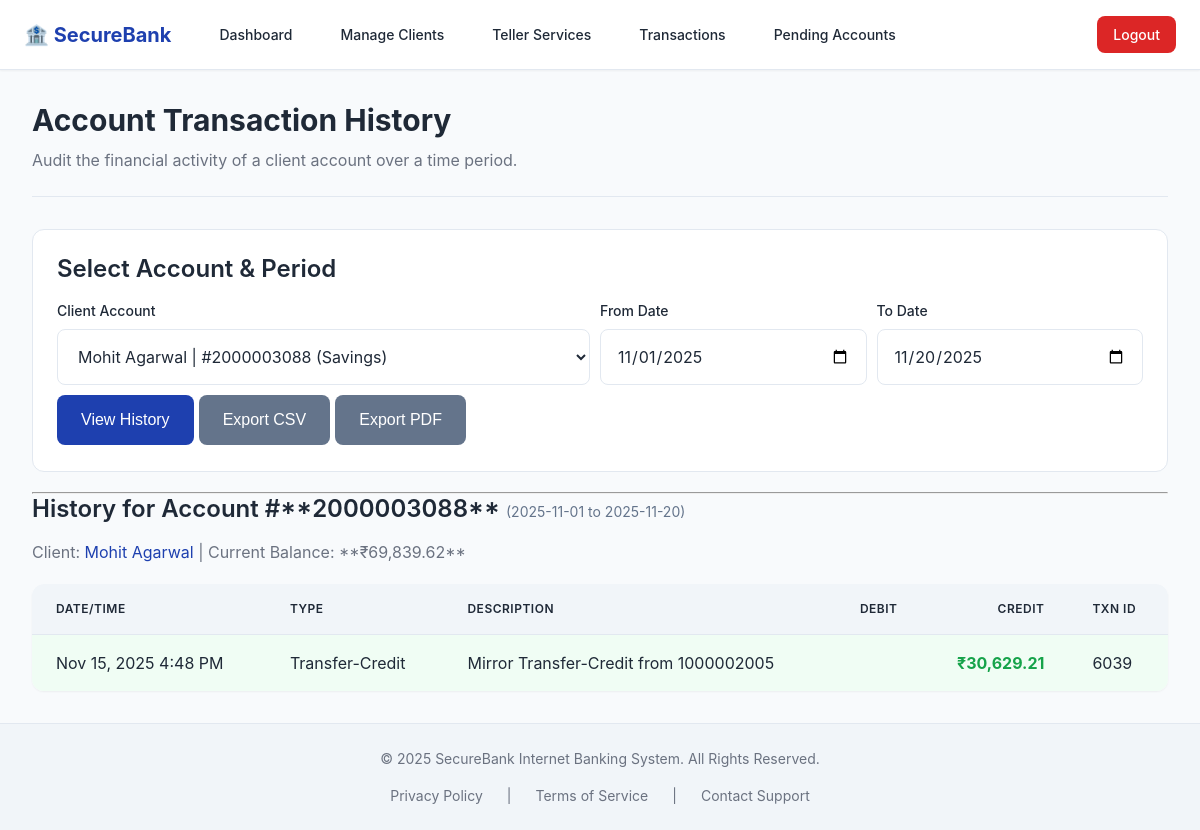
/staff/view_transactions.php?acc_id=5197 (signed in), run on the app's committed database.
### tables this page shows
CREATE TABLE IF NOT EXISTS accounts (
    account_id INT PRIMARY KEY AUTO_INCREMENT,
    user_id INT NOT NULL,
    account_number VARCHAR(20) NOT NULL UNIQUE,
    type_id INT NOT NULL,
    current_balance DECIMAL(15,2) DEFAULT 0.00,
    is_active BOOLEAN DEFAULT TRUE,
    opened_date DATE NOT NULL,
    FOREIGN KEY (user_id) REFERENCES users(user_id),
    FOREIGN KEY (type_id) REFERENCES account_types(type_id)
);

CREATE TABLE IF NOT EXISTS users (
    user_id INT PRIMARY KEY AUTO_INCREMENT,
    role_id INT NOT NULL,
    first_name VARCHAR(100) NOT NULL,
    last_name VARCHAR(100) NOT NULL,
    email VARCHAR(100) NOT NULL UNIQUE,
    phone VARCHAR(20),
    password_hash VARCHAR(255) NOT NULL,
    is_active BOOLEAN DEFAULT TRUE,
    created_at TIMESTAMP DEFAULT CURRENT_TIMESTAMP,
    FOREIGN KEY (role_id) REFERENCES user_roles(role_id)
);

CREATE TABLE IF NOT EXISTS transactions (
    transaction_id INT PRIMARY KEY AUTO_INCREMENT,
    account_id INT NOT NULL,
    transaction_type VARCHAR(50) NOT NULL,
    amount DECIMAL(10,2) NOT NULL,
    transaction_date TIMESTAMP DEFAULT CURRENT_TIMESTAMP,
    description VARCHAR(255),
    recipient_account_number VARCHAR(20),
    status VARCHAR(50) DEFAULT 'Completed',
    FOREIGN KEY (account_id) REFERENCES accounts(account_id)
);

### includes/functions.php (called while the page is built, shortened)
<?php
function formatCurrency(float $amount, string $currency_symbol = '₹'): string {
    return $currency_symbol . number_format($amount, 2, '.', ',');
}
function formatDate(string $datetime, string $format = 'M j, Y g:i A'): string {
    try {
        $date_obj = new DateTime($datetime);
        return $date_obj->format($format);
    } catch (Exception $e) {
        return "Invalid Date";
    }
}
?>

### staff/view_transactions.php (the view, shortened to what this page needs)
<?php
require_once __DIR__ . '/../includes/functions.php';
$conn = connectDB();
$accounts = [];
$transactions = [];
$account_info = null;
$selected_account_id = (int)($_GET['acc_id'] ?? 0);
$start_date = $_GET['start_date'] ?? date('Y-m-01');
$end_date = $_GET['end_date'] ?? date('Y-m-d');
try {
    $stmt_role = $conn->prepare("SELECT role_id FROM user_roles WHERE role_name = 'Client'");
    $stmt_role->execute();
    $client_role_id = $stmt_role->get_result()->fetch_assoc()['role_id'] ?? 0;
    $stmt_accs = $conn->prepare("SELECT a.account_id, a.account_number, a.current_balance, at.type_name,
                                    u.first_name, u.last_name, u.user_id
                                FROM accounts a
                                JOIN users u ON a.user_id = u.user_id
                                JOIN account_types at ON a.type_id = at.type_id
                                WHERE u.role_id = ?
                                ORDER BY u.last_name, a.account_number");
    $stmt_accs->bind_param("i", $client_role_id);
    $stmt_accs->execute();
    $result_accs = $stmt_accs->get_result();
    while ($row = $result_accs->fetch_assoc()) {
        $accounts[$row['account_id']] = $row;
    }
} catch (Exception $e) {
    $message = "Database error fetching account list.";
    $message_type = 'error';
    error_log("Transaction View Account Fetch Error: " . $e->getMessage());
    goto render_page;
}
if ($selected_account_id > 0 && isset($accounts[$selected_account_id])) {
    $account_info = $accounts[$selected_account_id];
    $end_datetime = $end_date . ' 23:59:59';
    $start_datetime = $start_date . ' 00:00:00';
    try {
        $sql = "SELECT transaction_id, transaction_type, amount, description, transaction_date
                FROM transactions
                WHERE account_id = ?
                AND transaction_date BETWEEN ? AND ?
                ORDER BY transaction_date DESC";
        $stmt = $conn->prepare($sql);
        $stmt->bind_param("iss", $selected_account_id, $start_datetime, $end_datetime);
        $stmt->execute();
        $transactions = $stmt->get_result()->fetch_all(MYSQLI_ASSOC);
    } catch (Exception $e) {
        $message = "Database error fetching transaction history.";
        $message_type = 'error';
        error_log("Transaction History Fetch Error: " . $e->getMessage());
    }
} else if ($selected_account_id > 0 && !isset($accounts[$selected_account_id])) {
      $message = "The selected account is invalid or was closed.";
      $message_type = 'error';
}
?>
<?php require_once __DIR__ . '/../includes/header.php'; ?>
<div class="page-title">
    <h1>Account Transaction History</h1>
    <p>Audit the financial activity of a client account over a time period.</p>
</div>
<div class="filter-section" style="margin: 0 auto 20px;">
    <h2>Select Account & Period</h2>
    <form method="GET" action="view_transactions.php" class="search-form" style="display: flex; gap: 10px; align-items: flex-end;">
        <div class="form-group" style="flex-grow: 2;">
            <label for="account_id">Client Account</label>
            <select id="account_id" name="acc_id" required>
                <?php foreach ($accounts as $acc): ?>
                    <option value="<?php echo $acc['account_id']; ?>"
                            <?php echo $acc['account_id'] == $selected_account_id ? 'selected' : ''; ?>>
                        <?php echo htmlspecialchars($acc['first_name'] . ' ' . $acc['last_name']); ?> | #<?php echo htmlspecialchars($acc['account_number']); ?> (<?php echo htmlspecialchars($acc['type_name']); ?>)
                    </option>
                <?php endforeach; ?>
            </select>
        </div>
        <div class="form-group" style="flex-grow: 1;">
            <label for="start_date">From Date</label>
            <input type="date" id="start_date" name="start_date" required
                   value="<?php echo htmlspecialchars($start_date); ?>">
        </div>
        <div class="form-group" style="flex-grow: 1;">
            <label for="end_date">To Date</label>
            <input type="date" id="end_date" name="end_date" required
                   value="<?php echo htmlspecialchars($end_date); ?>">
        </div>
        <div style="display: flex; gap: 5px; margin-bottom: 2px;">
            <button type="submit" name="action" value="view" class="btn-primary">View History</button>
            <?php if ($selected_account_id > 0): ?>
                <button type="submit" name="export" value="csv" class="btn-secondary">Export CSV</button>
                <button type="submit" name="export" value="pdf" class="btn-secondary">Export PDF</button>
            <?php endif; ?>
        </div>
    </form>
</div>
<hr>
<?php if ($account_info): ?>
<section class="transaction-history-results">
    <h2>History for Account #**<?php echo htmlspecialchars($account_info['account_number']); ?>** <small style="font-weight: normal; color: var(--secondary-color);"> (<?php echo htmlspecialchars($start_date); ?> to <?php echo htmlspecialchars($end_date); ?>)</small>
    </h2>
    <p>Client: <a href="client_details.php?id=<?php echo $account_info['user_id']; ?>"><?php echo htmlspecialchars($account_info['first_name'] . ' ' . $account_info['last_name']); ?></a> | Current Balance: **<?php echo formatCurrency($account_info['current_balance']); ?>**</p>
    <?php if (!empty($transactions)): ?>
    <table class="data-table transaction-table" style="margin-top: 20px;">
        <thead>
            <tr>
                <th>Date/Time</th>
                <th>Type</th>
                <th>Description</th>
                <th>Debit</th>
                <th>Credit</th>
                <th>Txn ID</th>
            </tr>
        </thead>
        <tbody>
            <?php
            foreach ($transactions as $txn):
                $is_debit = in_array($txn['transaction_type'], ['Withdrawal', 'Transfer-Debit', 'Fee']);
                $amount = (float)$txn['amount'];
                $debit_display = $is_debit ? formatCurrency($amount) : '';
                $credit_display = !$is_debit ? formatCurrency($amount) : '';
            ?>
            <tr class="<?php echo $is_debit ? 'txn-debit' : 'txn-credit'; ?>">
                <td><?php echo formatDate($txn['transaction_date']); ?></td>
                <td><?php echo htmlspecialchars($txn['transaction_type']); ?></td>
                <td><?php echo htmlspecialchars($txn['description']); ?></td>
                <td style="color: var(--danger-color); font-weight: bold;"><?php echo $debit_display; ?></td>
                <td style="color: var(--success-color); font-weight: bold;"><?php echo $credit_display; ?></td>
                <td><?php echo htmlspecialchars($txn['transaction_id']); ?></td>
            </tr>
            <?php endforeach; ?>
        </tbody>
    </table>
    <?php else: ?>
        <div class="message-box">No transactions found for this account in the selected date range.</div>
    <?php endif; ?>
</section>
<?php endif; ?>
<?php
require_once __DIR__ . '/../includes/footer.php';
?>

### data on the page
accounts: account_number "2000003088", current_balance "₹69,839.62"
users: first_name+last_name "Mohit Agarwal"
transactions: transaction_date "Nov 15, 2025 4:48 PM", transaction_type "Transfer-Credit", description "Mirror Transfer-Credit from 1000002005", credit_display "₹30,629.21", transaction_id "6039"

### other printed values
form field acc_id "Mohit Agarwal | #2000003088 (Savings)"
